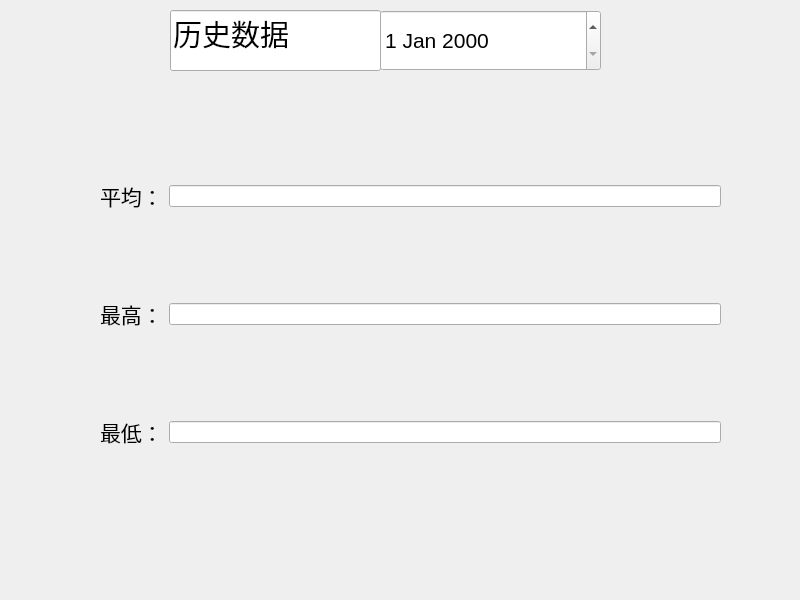
<?xml version="1.0" encoding="UTF-8"?>
<ui version="4.0">
 <class>HistoricalDataForm</class>
 <widget class="QWidget" name="HistoricalDataForm">
  <property name="geometry">
   <rect>
    <x>0</x>
    <y>0</y>
    <width>800</width>
    <height>600</height>
   </rect>
  </property>
  <property name="windowTitle">
   <string>Form</string>
  </property>
  <widget class="QLineEdit" name="lineEdit">
   <property name="geometry">
    <rect>
     <x>170</x>
     <y>10</y>
     <width>211</width>
     <height>61</height>
    </rect>
   </property>
   <property name="font">
    <font>
     <family>Arial</family>
     <pointsize>22</pointsize>
    </font>
   </property>
   <property name="text">
    <string>历史数据</string>
   </property>
   <property name="maxLength">
    <number>32768</number>
   </property>
   <property name="cursorPosition">
    <number>4</number>
   </property>
  </widget>
  <widget class="QDateEdit" name="dateEdit">
   <property name="geometry">
    <rect>
     <x>380</x>
     <y>10</y>
     <width>221</width>
     <height>61</height>
    </rect>
   </property>
   <property name="font">
    <font>
     <family>Arial</family>
     <pointsize>16</pointsize>
    </font>
   </property>
  </widget>
  <widget class="QWidget" name="verticalLayoutWidget">
   <property name="geometry">
    <rect>
     <x>100</x>
     <y>100</y>
     <width>621</width>
     <height>431</height>
    </rect>
   </property>
   <layout class="QGridLayout" name="gridLayout">
    <item row="1" column="0">
     <widget class="QLabel" name="label_3">
      <property name="font">
       <font>
        <family>Arial</family>
        <pointsize>16</pointsize>
       </font>
      </property>
      <property name="text">
       <string>最高：</string>
      </property>
     </widget>
    </item>
    <item row="0" column="0">
     <widget class="QLabel" name="label">
      <property name="font">
       <font>
        <family>Arial</family>
        <pointsize>16</pointsize>
       </font>
      </property>
      <property name="text">
       <string>平均：</string>
      </property>
     </widget>
    </item>
    <item row="2" column="0">
     <widget class="QLabel" name="label_2">
      <property name="font">
       <font>
        <family>Arial</family>
        <pointsize>16</pointsize>
       </font>
      </property>
      <property name="text">
       <string>最低：</string>
      </property>
     </widget>
    </item>
    <item row="0" column="1">
     <widget class="QLineEdit" name="Averaged"/>
    </item>
    <item row="1" column="1">
     <widget class="QLineEdit" name="Highest"/>
    </item>
    <item row="2" column="1">
     <widget class="QLineEdit" name="Lowest"/>
    </item>
   </layout>
  </widget>
 </widget>
 <resources/>
 <connections/>
</ui>
